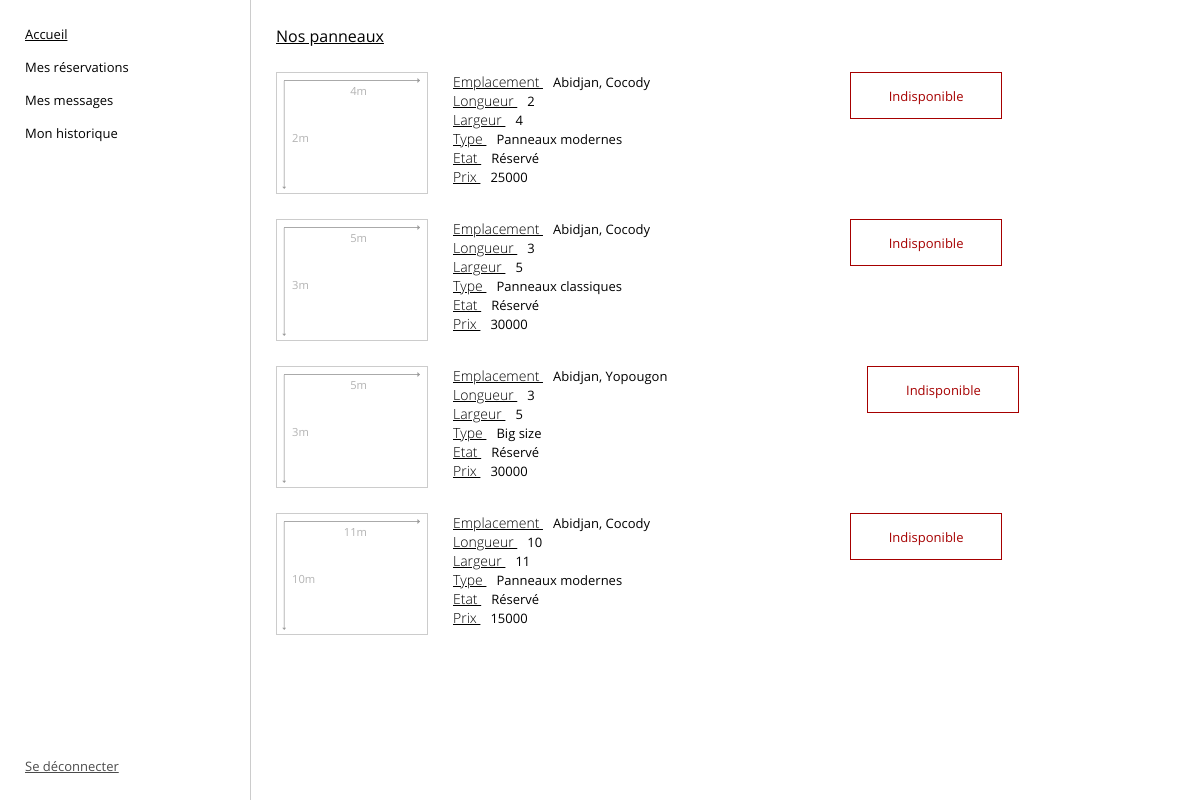
Page /views/client/espace.php (signed in) on the committed database.
### tables this page shows
CREATE TABLE IF NOT EXISTS `panneau` (
  `id` int NOT NULL AUTO_INCREMENT,
  `emplacement` varchar(100) NOT NULL,
  `longueur` float NOT NULL,
  `largeur` float NOT NULL,
  `type` varchar(25) NOT NULL,
  `etat` varchar(25) NOT NULL,
  `prix` int NOT NULL,
  `description` text NOT NULL,
  `reservation_id` int NOT NULL,
  PRIMARY KEY (`id`),
  KEY `reservation_id` (`reservation_id`)
);

### app/models/uri.php (called while the page is built)
<?php
$baseUrls = [
    "authenticate" => "http://localhost/ad_panel/views/authentication.php",
    "espace" => "http://localhost/ad_panel/views/client/espace.php",
    "mreservations" => "http://localhost/ad_panel/views/client/mes-reservations.php",
    "mmessages" => "",
    "mhistorique" => "",
    "reserver" => "http://localhost/ad_panel/views/reservation/faire-reservation.php",
];

### views/panneau/panneauxList.php (the view)
<?php
require_once "../../app/connect.php";
require_once "../../app/models/uri.php";
$query = "select * from panneau";
$result = $cnx->query($query);
$rows = $result->fetch_all(MYSQLI_ASSOC);
?>
<span class="title">Nos panneaux</span>
<div class="panelList">
    <?php foreach ($rows as $row): ?>
        <div class="panel">
            <div class="panel-display" data-long="<?= $row['longueur'] . "m" ?>"
                 data-larg="<?= $row['largeur'] . "m" ?>">
                <img src="../../public/svg/arrow.svg" alt="icon" class="perim-icon top" width="170">
                <img src="../../public/svg/arrow.svg" alt="icon" class="perim-icon left" width="135">
            </div>
            <ul class="panel-detail">
                <?php foreach (array_slice($row, 1, count($row) - 3) as $key => $value): ?>
                    <li>
                        <span class="subtitle"><?= ucfirst($key) ?> </span>
                        <span style="font-weight: 400"><?= $value ?></span>
                    </li>
                <?php endforeach; ?>
            </ul>
            <a <?= $row['reservation_id'] == 0 ? 'href=' . $baseUrls['reserver'] . "?panel=" . $row['id'] : '' ?>
                style="
                    margin-left: 200px;
                    border: 1px solid <?= $row['reservation_id'] == 0 ? '#000' : '#a60000' ?>;
                    width: 150px; height: 45px; background: #fff; display: flex; justify-content: center; align-items: center;
                    color: <?= $row['reservation_id'] == 0 ? '#000' : '#a60000' ?>; text-decoration: none !important;
                    cursor: <?= $row['reservation_id'] == 0 ? 'pointer' : 'not-allowed' ?>;
                    min-width: 100px
                "
            >
                <?= $row['reservation_id'] == 0 ? 'Réserver' : 'Indisponible' ?>
            </a>
        </div>
    <?php endforeach; ?>
</div>

### views/client/espace.php (shortened to what this page needs)
<!DOCTYPE html>
<html lang="en">
<head>
    <link rel="stylesheet" href="../../public/css/style.css">
</head>
<body>
<div class="layout">
    <?php include_once "../layouts/navbar.php"; ?>
    <div class="content">
        <div class="content-block">
            <?php include_once "../panneau/panneauxList.php"; ?>
        </div>
    </div>
</div>
</body>
</html>

### views/layouts/navbar.php
<?php
require_once "../../app/models/uri.php";
$uri = $_SERVER['REQUEST_URI'];
$url = parse_url($uri, PHP_URL_PATH);
?>
<div class="navbar">
    <ul>
        <li><a href="<?= $baseUrls['espace'] ?>" class="<?= str_ends_with($url, 'espace.php') ? 'active' : '' ?>">Accueil</a></li>
        <li><a href="<?= $baseUrls['mreservations'] ?>" class="<?= str_ends_with($url, 'mes-reservations.php') ? 'active' : '' ?>">Mes réservations</a></li>
        <li><a href="<?= $baseUrls['mmessages'] ?>" class="<?= str_ends_with($url, 'mes-messages.php') ? 'active' : '' ?>">Mes messages</a></li>
        <li><a href="<?= $baseUrls['mhistorique'] ?>" class="<?= str_ends_with($url, 'mon-historique.php') ? 'active' : '' ?>">Mon historique</a></li>
    </ul>
    <a href="../../app/controller/client.php?action=logout" class="logout">Se déconnecter</a>
</div>

### public/css/style.css (style rules this page uses)
body { font-family: "Literata", "Montserrat", "Open Sans", serif; font-size: 13px; margin: 0; padding: 0; }
a { color: #000000; text-decoration: underline !important; }

### public/css/layout.css (style rules this page uses)
.layout { width: 100%; height: 100vh; overflow: hidden; display: flex; }
.layout .navbar { max-width: 200px; min-width: 100px; width: 100%; position: relative; border-right: 1px solid #cccccc; padding: 25px; display: flex; flex-direction: column; justify-content: space-between; }
.layout .navbar ul { margin: 0; padding: 0; list-style-type: none; display: flex; flex-direction: column; gap: 15px; }
.layout .navbar ul a { text-decoration: none !important; }
.layout .navbar ul a.active { text-decoration: underline !important; }
.layout .navbar .logout { font-weight: 500; opacity: 0.7; }
.layout .content { width: 100%; padding: 25px; overflow-y: scroll; scroll-behavior: smooth; }
.layout .content .content-block .title { font-weight: 500; font-size: 16px; text-decoration: underline; }
.layout .content .content-block .subtitle { font-weight: 200; text-decoration: underline; font-size: 14px; margin-right: 10px; }
.layout .content .content-block .panel-display { min-width: 150px; width: 150px; min-height: 120px; height: 120px; border: 1px solid #cccccc; position: relative; }
.layout .content .content-block .panel-detail { min-width: 200px; }
.layout .content .content-block .panel-display::before, .panel-display::after { font-size: .7rem; color: #b3b3b3; position: absolute; }
.layout .content .content-block .panelList { display: flex; flex-direction: column; width: 100%; gap: 25px; margin-top: 25px; }
.panelList .panel { display: flex; }
.panelList .panel ul { margin: 0; padding: 0; list-style-type: none; display: flex; flex-direction: column; flex-wrap: wrap; height: 120px; }
.panelList .panel ul li { margin-left: 25px; }
.panel-display .perim-icon.top { position: absolute; top: -35px; right: -10px; }
.panel-display .perim-icon.left { position: absolute; transform: rotate(90deg); left: -60px; bottom: 25px; }
.panel-display::before { content: attr(data-long); bottom: 40%; left: 15px; }
.panel-display::after { content: attr(data-larg); right: 40%; top: 10px; }

### rows in the picture
panneau: key "Emplacement", emplacement "Abidjan, Cocody", key "Longueur", longueur "2", key "Largeur", largeur "4", key "Type", type "Panneaux modernes", key "Etat", etat "Réservé", key "Prix", prix "25000", shows "Indisponible"
panneau: key "Emplacement", emplacement "Abidjan, Cocody", key "Longueur", longueur "3", key "Largeur", largeur "5", key "Type", type "Panneaux classiques", key "Etat", etat "Réservé", key "Prix", prix "30000", shows "Indisponible"
panneau: key "Emplacement", emplacement "Abidjan, Yopougon", key "Longueur", longueur "3", key "Largeur", largeur "5", key "Type", type "Big size", key "Etat", etat "Réservé", key "Prix", prix "30000", shows "Indisponible"
panneau: key "Emplacement", emplacement "Abidjan, Cocody", key "Longueur", longueur "10", key "Largeur", largeur "11", key "Type", type "Panneaux modernes", key "Etat", etat "Réservé", key "Prix", prix "15000", shows "Indisponible"
